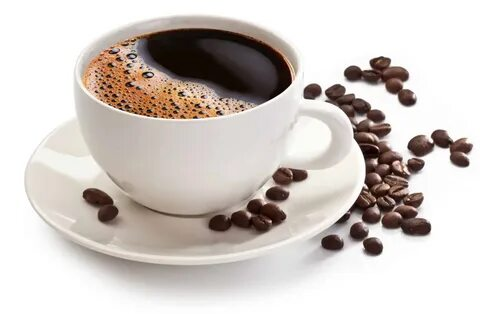
#> input picture kien_real_images/real_image_coffee_0_0.jpg, 480 x 314 px; its folder holds 4 pictures in this run
$ python distinct_image.py
#> lines starting #> are read from the running program, lines starting #| are printed output that depends on the picture
import os
from PIL import Image
import numpy as np

def image_to_matrix(image_path):
    # Open the image file
    with Image.open(image_path) as img:
        # Convert the image to grayscale
#> img is the input picture: PIL image 480x314 RGB; mean R, G, B 207, 199.6, 194.8
        img = img.convert('L')
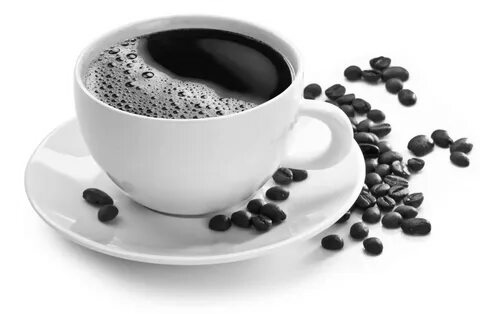
#> img: PIL image 480x314 L; min 1, max 255, mean 201.3
        # Convert the image to a numpy array
        img_matrix = np.array(img)
    return img_matrix

def remove_duplicate_images(folder_path):
    unique_images = {}
    files_to_remove = []

    for filename in os.listdir(folder_path):
        image_path = os.path.join(folder_path, filename)
        if os.path.isfile(image_path):
            try:
                img_matrix = image_to_matrix(image_path)
            except Exception as e:
                print(f"Could not process file {filename}: {e}")
                continue

            is_duplicate = False
            for stored_matrix in unique_images.values():
                if img_matrix.shape == stored_matrix.shape and np.array_equal(img_matrix, stored_matrix):
                    is_duplicate = True
                    break
            if not is_duplicate:
                unique_images[filename] = img_matrix
            else:
                files_to_remove.append(image_path)
#> pass 2 of the loop in remove_duplicate_images, `for filename in os.listdir(folder_path):`:
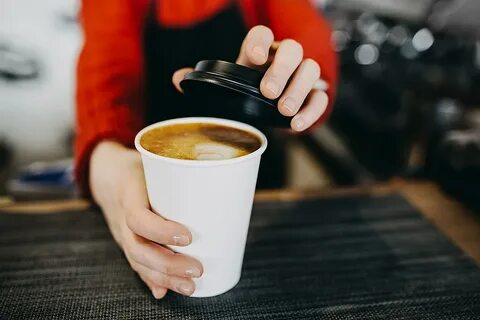
#> input picture kien_real_images/real_image_coffee_1048_0.jpg, 480 x 320 px
#> in image_to_matrix, img is the input picture: PIL image 480x320 RGB; mean R, G, B 92.6, 76.9, 68.4
#> in image_to_matrix (call 2), `img = img.convert('L')`:
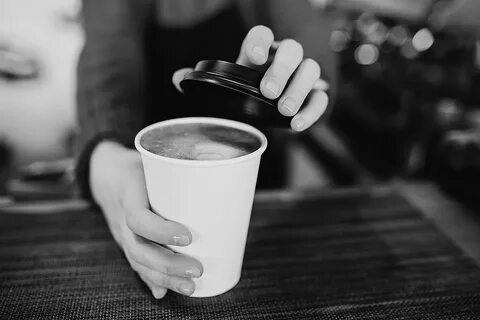
#> img: PIL image 480x320 L; min 0, max 242, mean 80.6
#> the loop in remove_duplicate_images, `for stored_matrix in unique_images.values():` made 1 pass
#> pass 3 of the loop in remove_duplicate_images, `for filename in os.listdir(folder_path):`:
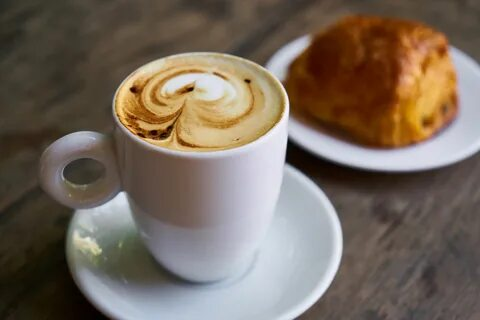
#> input picture kien_real_images/real_image_coffee_1090_0.jpg, 480 x 320 px
#> in image_to_matrix, img is the input picture: PIL image 480x320 RGB; mean R, G, B 118.4, 105.2, 92.2
#> in image_to_matrix (call 3), `img = img.convert('L')`:
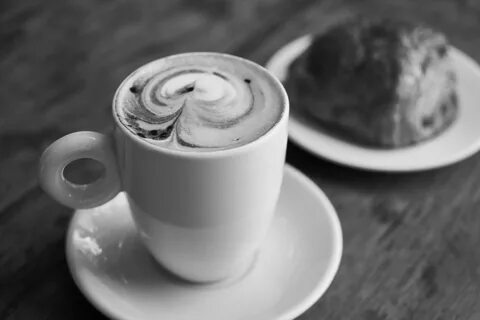
#> img: PIL image 480x320 L; min 1, max 249, mean 107.7
#> the loop in remove_duplicate_images, `for stored_matrix in unique_images.values():` made 2 passes
#> the loop made 4 passes; the first 3 are shown

    # Remove duplicates
    for file_path in files_to_remove:
        os.remove(file_path)
        print(f"Removed duplicate image: {file_path}")

    return list(unique_images.keys())

# Folder path
folder_path = 'kien_real_images'

# Remove duplicate images and get the list of unique images
unique_images = remove_duplicate_images(folder_path)
#> unique_images = ['real_image_coffee_0_0.jpg', 'real_image_coffee_1048_0.jpg', 'real_image_coffee_1090_0.jpg', 'real_image_coffee_1097_0.jpg']
print(f"Unique images: {unique_images}")
#| Unique images: ['real_image_coffee_0_0.jpg', 'real_image_coffee_1048_0.jpg', 'real_image_coffee_1090_0.jpg', 'real_image_coffee_1097_0.jpg']
print(f"Unique images: {len (unique_images)}")
#| Unique images: 4
